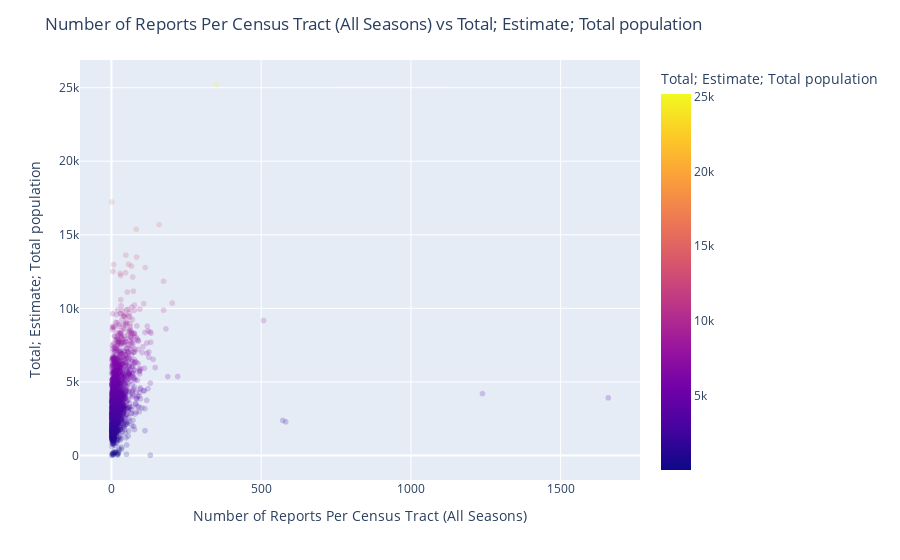

Here is the notebook cell this chart was saved with:
### Code cell
chosenCol = demoCols[0]
fig = px.scatter(corr, x="ALL_SEASONS", y=chosenCol, color=chosenCol, hover_data=['Geoid', "ALL_SEASONS", "Geography" ],     opacity=0.2)
fig.update_layout(
    title = "Number of Reports Per Census Tract (All Seasons) vs "+chosenCol,
    xaxis_title = "Number of Reports Per Census Tract (All Seasons)",
    yaxis_title = chosenCol,
)
fig.show()

### Figure 1 — Plotly figure (JSON) as saved in the notebook; plotly's stock layout.template omitted (floating-point values rounded to 4 significant figures; data arrays with more than 128 entries replaced by an {"elided": "..."} marker saying what was removed)
{"data": [{"customdata": {"elided": "2038x3 mixed values"}, "hoverlabel": {"namelength": 0}, "hovertemplate": "ALL_SEASONS=%{customdata[1]}<br>Total; Estimate; Total population=%{marker.color}<br>Geoid=%{customdata[0]}<br>Geography=%{customdata[2]}", "legendgroup": "", "marker": {"color": {"elided": "2038 int values"}, "coloraxis": "coloraxis", "opacity": 0.2, "symbol": "circle"}, "mode": "markers", "name": "", "showlegend": false, "type": "scattergl", "x": {"elided": "2038 int values"}, "xaxis": "x", "y": {"elided": "2038 int values"}, "yaxis": "y"}], "layout": {"coloraxis": {"colorbar": {"title": {"text": "Total; Estimate; Total population"}}, "colorscale": [[0, "#0d0887"], [0.1111, "#46039f"], [0.2222, "#7201a8"], [0.3333, "#9c179e"], [0.4444, "#bd3786"], [0.5556, "#d8576b"], [0.6667, "#ed7953"], [0.7778, "#fb9f3a"], [0.8889, "#fdca26"], [1, "#f0f921"]]}, "legend": {"tracegroupgap": 0}, "margin": {"t": 60}, "title": {"text": "Number of Reports Per Census Tract (All Seasons) vs Total; Estimate; Total population"}, "xaxis": {"anchor": "y", "domain": [0, 1], "title": {"text": "Number of Reports Per Census Tract (All Seasons)"}}, "yaxis": {"anchor": "x", "domain": [0, 1], "title": {"text": "Total; Estimate; Total population"}}}}
